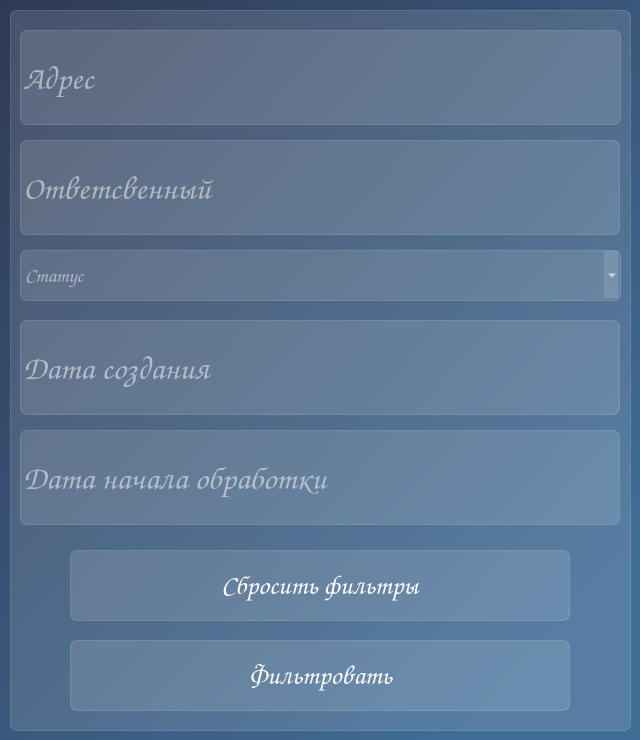
<?xml version="1.0" encoding="UTF-8"?>
<ui version="4.0">
 <class>MainWindow</class>
 <widget class="QMainWindow" name="MainWindow">
  <property name="geometry">
   <rect>
    <x>0</x>
    <y>0</y>
    <width>640</width>
    <height>740</height>
   </rect>
  </property>
  <property name="minimumSize">
   <size>
    <width>640</width>
    <height>660</height>
   </size>
  </property>
  <property name="maximumSize">
   <size>
    <width>640</width>
    <height>740</height>
   </size>
  </property>
  <property name="windowTitle">
   <string>Filtration window</string>
  </property>
  <property name="styleSheet">
   <string notr="true">background-color: qlineargradient(spread:pad, x1:0, y1:0, x2:0.840909, y2:0.881, stop:0 rgba(47, 58, 86, 255), stop:1 rgba(64, 109, 150, 255));
font-family: Comic Sans MS;</string>
  </property>
  <widget class="QWidget" name="centralwidget">
   <widget class="QFrame" name="frame">
    <property name="geometry">
     <rect>
      <x>10</x>
      <y>10</y>
      <width>621</width>
      <height>721</height>
     </rect>
    </property>
    <property name="styleSheet">
     <string notr="true">background-color: rgba(255,255,255, 30);
border: 1px solid rgba(255,255,255,40);
border-radius: 7px;</string>
    </property>
    <property name="frameShape">
     <enum>QFrame::StyledPanel</enum>
    </property>
    <property name="frameShadow">
     <enum>QFrame::Raised</enum>
    </property>
    <widget class="QPushButton" name="filtrationButton">
     <property name="geometry">
      <rect>
       <x>60</x>
       <y>630</y>
       <width>500</width>
       <height>71</height>
      </rect>
     </property>
     <property name="styleSheet">
      <string notr="true">QPushButton {
color: white;
border-radius: 7px;
font-weight: bold;
font-size: 20pt;
}
QPushButton:hover{
color: rgb(141, 170, 255);
}
QPushButton:pressed{
background-color: rgdargba(255, 255, 255, 70);
}</string>
     </property>
     <property name="text">
      <string>Фильтровать</string>
     </property>
    </widget>
    <widget class="QLineEdit" name="line_address">
     <property name="geometry">
      <rect>
       <x>10</x>
       <y>20</y>
       <width>601</width>
       <height>95</height>
      </rect>
     </property>
     <property name="styleSheet">
      <string notr="true">color: white;
font-weight: bold;
font-size: 25pt;</string>
     </property>
     <property name="inputMask">
      <string/>
     </property>
     <property name="readOnly">
      <bool>false</bool>
     </property>
     <property name="placeholderText">
      <string>Адрес</string>
     </property>
     <property name="clearButtonEnabled">
      <bool>false</bool>
     </property>
    </widget>
    <widget class="QLineEdit" name="line_responsible">
     <property name="geometry">
      <rect>
       <x>10</x>
       <y>130</y>
       <width>600</width>
       <height>95</height>
      </rect>
     </property>
     <property name="styleSheet">
      <string notr="true">color: white;
font-weight: bold;
font-size: 25pt;</string>
     </property>
     <property name="inputMask">
      <string/>
     </property>
     <property name="readOnly">
      <bool>false</bool>
     </property>
     <property name="placeholderText">
      <string>Ответсвенный</string>
     </property>
     <property name="clearButtonEnabled">
      <bool>false</bool>
     </property>
    </widget>
    <widget class="QLineEdit" name="line_date_of_creation">
     <property name="geometry">
      <rect>
       <x>10</x>
       <y>310</y>
       <width>600</width>
       <height>95</height>
      </rect>
     </property>
     <property name="styleSheet">
      <string notr="true">color: white;
font-weight: bold;
font-size: 25pt;</string>
     </property>
     <property name="inputMask">
      <string/>
     </property>
     <property name="readOnly">
      <bool>false</bool>
     </property>
     <property name="placeholderText">
      <string>Дата создания</string>
     </property>
     <property name="clearButtonEnabled">
      <bool>false</bool>
     </property>
    </widget>
    <widget class="QLineEdit" name="line_date_of_adoption">
     <property name="geometry">
      <rect>
       <x>10</x>
       <y>420</y>
       <width>600</width>
       <height>95</height>
      </rect>
     </property>
     <property name="styleSheet">
      <string notr="true">color: white;
font-weight: bold;
font-size: 25pt;</string>
     </property>
     <property name="inputMask">
      <string/>
     </property>
     <property name="readOnly">
      <bool>false</bool>
     </property>
     <property name="placeholderText">
      <string>Дата начала обработки</string>
     </property>
     <property name="clearButtonEnabled">
      <bool>false</bool>
     </property>
    </widget>
    <widget class="QComboBox" name="statusComboBox">
     <property name="geometry">
      <rect>
       <x>10</x>
       <y>240</y>
       <width>601</width>
       <height>51</height>
      </rect>
     </property>
     <property name="styleSheet">
      <string notr="true">color: white;
font-size: 15pt;</string>
     </property>
     <property name="placeholderText">
      <string>Статус</string>
     </property>
     <item>
      <property name="text">
       <string>Новая</string>
      </property>
     </item>
     <item>
      <property name="text">
       <string>В работе</string>
      </property>
     </item>
     <item>
      <property name="text">
       <string>Выполнена</string>
      </property>
     </item>
     <item>
      <property name="text">
       <string>Закрыта</string>
      </property>
     </item>
     <item>
      <property name="text">
       <string>Все</string>
      </property>
     </item>
    </widget>
    <widget class="QPushButton" name="reset_filtrButton">
     <property name="geometry">
      <rect>
       <x>60</x>
       <y>540</y>
       <width>500</width>
       <height>71</height>
      </rect>
     </property>
     <property name="styleSheet">
      <string notr="true">QPushButton {
color: white;
border-radius: 7px;
font-weight: bold;
font-size: 20pt;
}
QPushButton:hover{
color: rgb(141, 170, 255);
}
QPushButton:pressed{
background-color: rgdargba(255, 255, 255, 70);
}</string>
     </property>
     <property name="text">
      <string>Сбросить фильтры</string>
     </property>
    </widget>
   </widget>
  </widget>
 </widget>
 <resources/>
 <connections/>
</ui>
